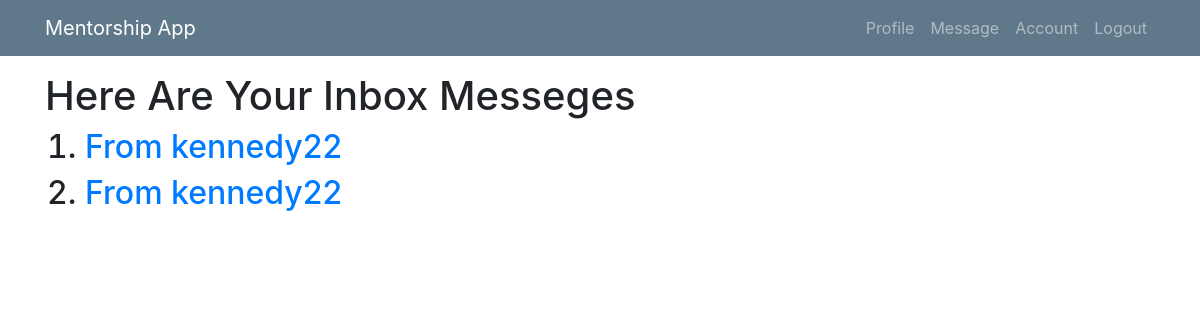
Before: /inbox-message/ (signed in) with the older database file.
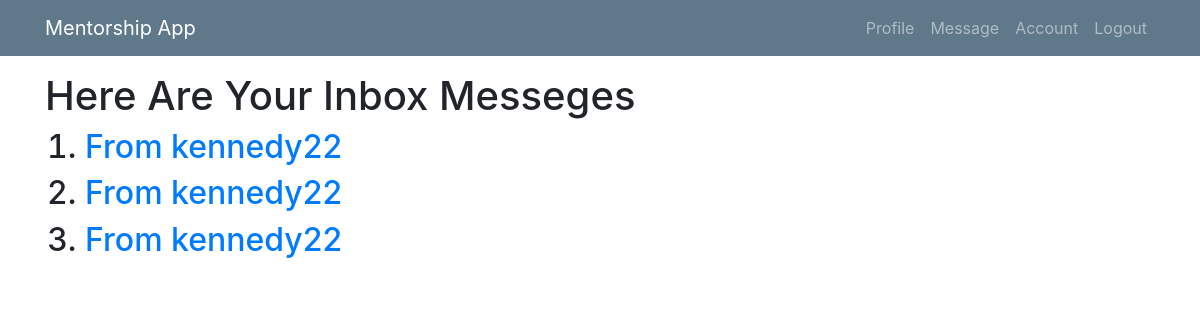
After: the same page with the newer database file.
### mentee/models.py (models this page shows, shortened)
class Msg(models.Model):
    sender = models.ForeignKey(User, related_name="sender", on_delete=models.CASCADE, null=True)
    receipient = models.ForeignKey(User, related_name="receipient", on_delete=models.CASCADE)
    msg_content = models.TextField(max_length=100)
    sent_at = models.DateTimeField(null=True, blank=True)
    comment = models.TextField(blank=True, null=True)
    comment_at = models.DateTimeField(blank=True, null=True)
    is_approved = models.BooleanField(default=False, verbose_name="Approve?")
    date_approved = models.DateTimeField(blank=True, null=True)
    objects = UserManager()
    class Meta:
        ordering = ['-sent_at']

class User(AbstractUser):
    is_mentee = models.BooleanField(default=False)
    is_mentor = models.BooleanField(default=False)

### mentee/views/mentee.py (the view)
# urls.py: path('inbox-message/', mentee.InboxView.as_view(), name='inbox1'),
class InboxView(ListView):
    model = Msg
    context_object_name = 'inbox'
    template_name = 'menti/inbox.html'
    def get_queryset(self):
        return self.model.objects.filter(receipient=self.request.user)

### mentee/templates/menti/inbox.html
{% extends 'menti/base.html' %}
{% block content %}
<br><br><br>
<h1>Here Are Your Inbox Messeges</h1>
     {% if inbox %}
  <ol>
      {% for messo in inbox %}
      <h2><li><a href="{% url 'detail-inbox' pk=messo.pk %}">From {{ messo.sender }}  </a></li></h2>
      {% endfor %}
  </ol>
{% else %}
<p>There Are no Inbox Messages</p>
{% endif %}
{% endblock %}

Changed rows visible on the page:
added Msg: sender "kennedy22"
